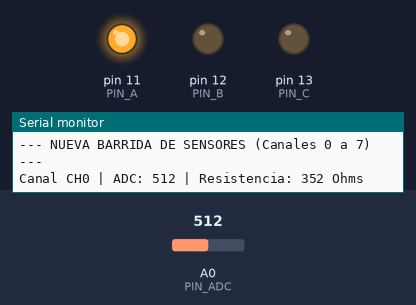
The sketch below on a simulated Arduino Uno, built with avr-gcc and run on an emulated ATmega328P. Parts: output pins drawn as LEDs (lit = HIGH), the last lines printed to the serial monitor. Dashed ring = blinking. The test bench sets the inputs (shaded band); at power-on: A0 (PIN_ADC) = 512.

Above: at 1.2 s.
1.3 s: A0 (PIN_ADC) set to 6
At 4.0 s:
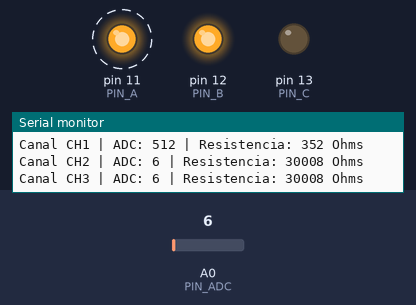
5.8 s: A0 (PIN_ADC) set to 3
At 8.5 s:
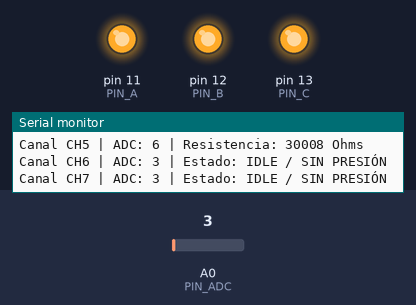
Timing chart, 0 to 14.9 s (numbered marks = the images above; inputs shaded):
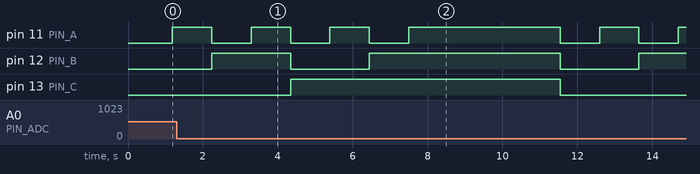

The sketch:

fsr_array_read.ino
```cpp
// ============================================================================
// PRUEBA SIMPLE DE SENSADO CON 1 CD4051 Y ADC ESTÁNDAR (10-BIT)
// ============================================================================

// --- CONFIGURACIÓN DE PINES ---
const int PIN_A = 11; // Dirección A (LSB)
const int PIN_B = 12; // Dirección B
const int PIN_C = 13; // Dirección C (MSB)

const int PIN_ADC = A0; // Entrada analógica común desde la salida del op-amp

// --- PARÁMETROS DEL CIRCUITO ---
const float V_REF = 5.0;            // Voltaje de referencia del Arduino (5.0V o 3.3V)
const float V_EXC = 0.88;           // Voltaje de excitación (Volts)
const float R_F   = 1000.0;         // Resistencia de realimentación Rf (Ohms)
const float ADC_MAX_SCALE = 1023.0; // Escala máxima ADC de 10 bits (2^10 - 1)

// Prototipos de funciones
void setMuxChannel(byte channel);
float calculateResistance(int rawADC);

void setup() {
  Serial.begin(9600);

  pinMode(PIN_A, OUTPUT);
  pinMode(PIN_B, OUTPUT);
  pinMode(PIN_C, OUTPUT);

  Serial.println("==============================================");
  Serial.println("  INICIANDO PRUEBA LENTA DE FSR (CD4051)     ");
  Serial.println("==============================================");
}

void loop() {
  Serial.println("\n--- NUEVA BARRIDA DE SENSORES (Canales 0 a 7) ---");

  // Recorremos los 8 canales del CD4051
  for (byte channel = 0; channel < 8; channel++) {

    // 1. Seleccionar el canal en el multiplexor
    setMuxChannel(channel);
    delay(50); // Tiempo de estabilización de la señal

    // 2. Leer ADC estándar (0 - 1023)
    int rawADC = analogRead(PIN_ADC);

    // 3. Convertir lectura a resistencia
    float resistencia = calculateResistance(rawADC);

    // 4. Imprimir lecturas en Serial
    Serial.print("Canal CH");
    Serial.print(channel);
    Serial.print(" | ADC: ");
    Serial.print(rawADC);
    Serial.print(" | ");

    if (resistencia >= 39000.0) {
      Serial.println("Estado: IDLE / SIN PRESIÓN");
    } else {
      Serial.print("Resistencia: ");
      Serial.print(resistencia, 0);
      Serial.println(" Ohms");
    }

    // Pausa de 1 segundo entre canales para medir tranquilamente
    delay(1000);
  }

  // Pausa de 3 segundos entre barridas completas
  delay(3000);
}

// Selecciona el canal activo (0 a 7) en los pines A, B, C del CD4051
void setMuxChannel(byte channel) {
  digitalWrite(PIN_A, bitRead(channel, 0)); // Bit 0
  digitalWrite(PIN_B, bitRead(channel, 1)); // Bit 1
  digitalWrite(PIN_C, bitRead(channel, 2)); // Bit 2
}

// Convierte la lectura directa del ADC de 10 bits a la resistencia del FSR
float calculateResistance(int rawADC) {
  // Convertir lectura digital a voltaje de salida (Vout)
  float vOut = (rawADC * V_REF) / ADC_MAX_SCALE;

  // Umbral para evitar división por cero o ruido de pin flotante
  if (vOut < 0.02) {
    return 40000.0; // Resistencia alta por defecto (sensor no presionado)
  }

  // Transferencia del amplificador inversor: Rsensor = (Vexc * Rf) / Vout
  return (V_EXC * R_F) / vOut;
}
```

Measured:
- the behaviour switches between 5 and 4 on A0 (PIN_ADC) (found by bisection; images 1 and 2)
